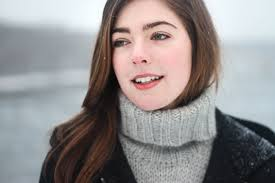
#> input picture test.jpg, 275 x 183 px
$ python app.py
#> lines starting #> are read from the running program, lines starting #| are printed output that depends on the picture; after the words box and inside, x2 and y2 are one past the last pixel; in counts of white or black regions, pixels touching at a corner belong together
#!/usr/bin/env python3

import cv2
import numpy as np

im = cv2.imread("test.jpg")
#> im is the input picture: shape (183, 275, 3); mean B, G, R 141.8, 141.5, 145.7

#while True:
    # Capture frame-by-frame
#    ret, im = video.read()
face_cascade = cv2.CascadeClassifier('haarcascade_frontalface_default.xml')
eye_cascade = cv2.CascadeClassifier('haarcascade_eye.xml')
    # Our operations on the frame come here
gray = cv2.cvtColor(im, cv2.COLOR_BGR2GRAY)
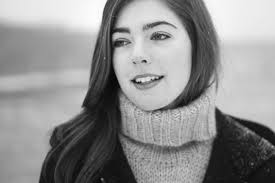
#> gray: shape (183, 275); min 1, max 255, mean 142.8
faces = face_cascade.detectMultiScale(gray, 1.3, 5)
#> faces = [[97, 5, 91, 91]]
for (x, y, w, h) in faces:
    cv2.rectangle(im, (x, y), (x + w, y + h), (255, 0, 0), 2)
    roi_gray = gray[y:y+h, x:x+w]
    roi_color = im[y:y+h, x:x+w]
    eyes = eye_cascade.detectMultiScale(roi_gray)
    for (ex,ey,ew,eh) in eyes:
        cv2.rectangle(roi_color,(ex, ey),(ex + ew, ey + eh),(0, 255, 0), 2)
#> this loop made 1 pass
#> (x, y, w, h, eyes) on pass 1: (97, 5, 91, 91, [[45, 16, 28, 28]])
#> pass 1, `roi_gray = gray[y:y+h, x:x+w]`:
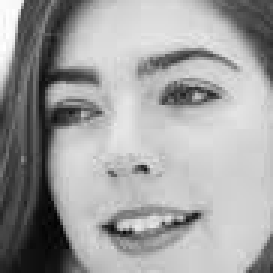
#> roi_gray: shape (91, 91) (shown 3 times larger); min 1, max 255, mean 160.2
#> pass 1, `roi_color = im[y:y+h, x:x+w]`:
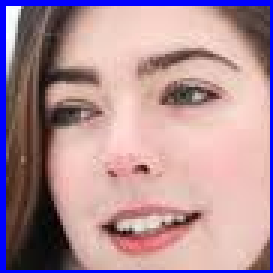
#> roi_color: shape (91, 91, 3) (shown 3 times larger); mean B, G, R 151.5, 142.4, 175.2
#> after the loop:
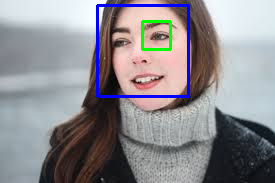
#> im: shape (183, 275, 3); 2.82% of pixels changed, all inside (x1, y1, x2, y2) = (96, 4, 190, 98)
#> after the loop:
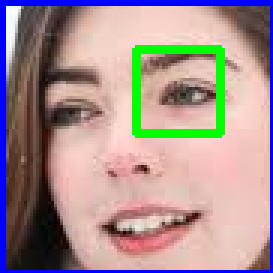
#> roi_color: shape (91, 91, 3) (shown 3 times larger); 4.01% of pixels changed, all inside (x1, y1, x2, y2) = (44, 15, 75, 46)
#    cv2.imshow("BlurMe", im)
#    if cv2.waitKey(10) == 27:
#        break

def add(a, b):
    return a + b
def test_numbers_1_2():
    assert(add(1, 2) == 3)

if __name__ == "__main__":
    test_numbers_1_2()
